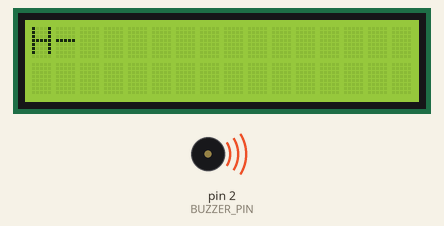
A sketch run on a simulated Arduino Uno, built with avr-gcc and run on an emulated ATmega328P. Parts: 16×2 character LCD, buzzer (waves = sounding).

Above: at 0.28 s.
At 2.1 s:
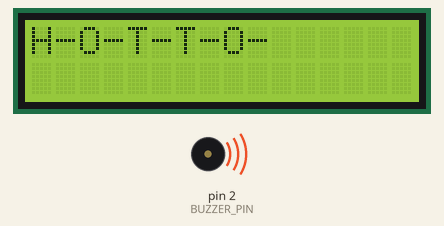
At 3.6 s:
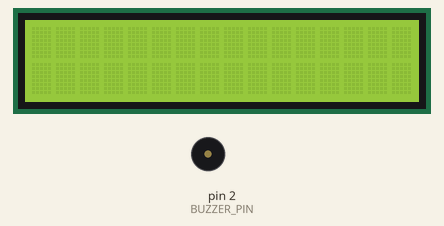
At 6.2 s:
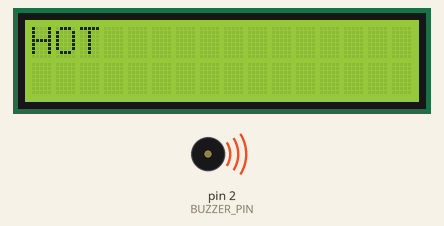
Timing chart, 0 to 40.0 s (numbered marks = the images above):
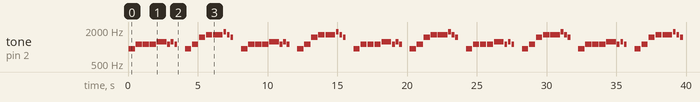

Measured:
- by itself, tone on pin 2 (BUZZER_PIN): plays 932 Hz for 0.45 s, 1109 Hz for 0.45 s, 1109 Hz for 0.45 s, 1109 Hz for 0.45 s, 1245 Hz for 0.70 s, 1109 Hz for 0.20 s … (80 notes in this stretch)
- what the display in image 1 shows lasts 0.7 s, from 2.1 s to 2.8 s
- what the display in image 2 shows lasts 0.5 s, from 3.6 s to 4.1 s

The sketch:

lyrics.ino
```cpp
#include "LiquidCrystal.h"
#include "pitches.h"

#define BUZZER_PIN 2

struct Note {
  int pitch;
  int duration;
  char* text;
};

// notes in the melody:
struct Note melody[] = {
  {NOTE_AS5, 500, "H-"}, {NOTE_CS6, 500, "H-O-"}, {NOTE_CS6, 500, "H-O-T-"}, {NOTE_CS6, 500, "H-O-T-T-"}, {NOTE_DS6, 750, "H-O-T-T-O-"}, {NOTE_CS6, 250, "H-O-T-T-O-G-"}, {NOTE_DS6, 250, "H-O-T-T-O-G-O"}, {NOTE_CS6, 250},
  {-1, 500, ""},
  {NOTE_AS5, 500, "You"}, {NOTE_CS6, 500, "You can"}, {NOTE_FS6, 500, "You can take"}, {NOTE_GS6, 500, "You can take me"}, {NOTE_GS6, 750, "HOT"}, {NOTE_AS6, 250, "HOT-TO"}, {NOTE_GS6, 250, "HOT-TO-GO"}, {NOTE_FS6, 250, "HOT-TO-GO!"},
  {-1, 500, ""}
};
int melodyLen = 18;

LiquidCrystal lcd(7, 8, 9, 10, 11, 12);

void setup() {
 lcd.begin(16, 2);
}

void loop() {
  for (int thisNote = 0; thisNote < melodyLen; thisNote++) {

    Note note = melody[thisNote];

    if (note.pitch != -1) {
      tone(BUZZER_PIN, note.pitch, note.duration - 50);
    }

    if (note.text != NULL) {
      lcd.setCursor(0, 0);
      lcd.clear();
      lcd.print(note.text);
    }

    delay(note.duration);
  }
}
```

pitches.h
```cpp
 #define NOTE_B0  31
 #define NOTE_C1  33
 #define NOTE_CS1 35
 #define NOTE_D1  37
 #define NOTE_DS1 39
 #define NOTE_E1  41
 #define NOTE_F1  44
 #define NOTE_FS1 46
 #define NOTE_G1  49
 #define NOTE_GS1 52
 #define NOTE_A1  55
 #define NOTE_AS1 58
 #define NOTE_B1  62
 #define NOTE_C2  65
 #define NOTE_CS2 69
 #define NOTE_D2  73
 #define NOTE_DS2 78
 #define NOTE_E2  82
 #define NOTE_F2  87
 #define NOTE_FS2 93
 #define NOTE_G2  98
 #define NOTE_GS2 104
 #define NOTE_A2  110
 #define NOTE_AS2 117
 #define NOTE_B2  123
 #define NOTE_C3  131
 #define NOTE_CS3 139
 #define NOTE_D3  147
 #define NOTE_DS3 156
 #define NOTE_E3  165
 #define NOTE_F3  175
 #define NOTE_FS3 185
 #define NOTE_G3  196
 #define NOTE_GS3 208
 #define NOTE_A3  220
 #define NOTE_AS3 233
 #define NOTE_B3  247
 #define NOTE_C4  262
 #define NOTE_CS4 277
 #define NOTE_D4  294
 #define NOTE_DS4 311
 #define NOTE_E4  330
 #define NOTE_F4  349
 #define NOTE_FS4 370
 #define NOTE_G4  392
 #define NOTE_GS4 415
 #define NOTE_A4  440
 #define NOTE_AS4 466
 #define NOTE_B4  494
 #define NOTE_C5  523
 #define NOTE_CS5 554
 #define NOTE_D5  587
 #define NOTE_DS5 622
 #define NOTE_E5  659
 #define NOTE_F5  698
 #define NOTE_FS5 740
 #define NOTE_G5  784
 #define NOTE_GS5 831
 #define NOTE_A5  880
 #define NOTE_AS5 932
 #define NOTE_B5  988
 #define NOTE_C6  1047
 #define NOTE_CS6 1109
 #define NOTE_D6  1175
 #define NOTE_DS6 1245
 #define NOTE_E6  1319
 #define NOTE_F6  1397
 #define NOTE_FS6 1480
 #define NOTE_G6  1568
 #define NOTE_GS6 1661
 #define NOTE_A6  1760
 #define NOTE_AS6 1865
 #define NOTE_B6  1976
 #define NOTE_C7  2093
 #define NOTE_CS7 2217
 #define NOTE_D7  2349
 #define NOTE_DS7 2489
 #define NOTE_E7  2637
 #define NOTE_F7  2794
 #define NOTE_FS7 2960
 #define NOTE_G7  3136
 #define NOTE_GS7 3322
 #define NOTE_A7  3520
 #define NOTE_AS7 3729
 #define NOTE_B7  3951
 #define NOTE_C8  4186
 #define NOTE_CS8 4435
 #define NOTE_D8  4699
 #define NOTE_DS8 4978
 
```
